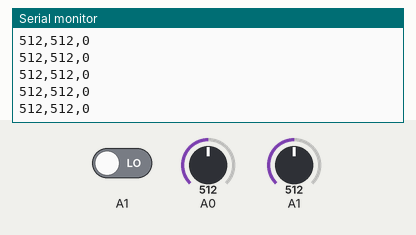
This sketch was run on a simulated Arduino Uno, built with avr-gcc and run on an emulated ATmega328P. Shown: the last lines printed to the serial monitor. The inputs (shaded band) are chosen by the test bench; at power-on: A0 = 512, A1 = 512, A1 LOW.

Above: at 1.2 s.
1.3 s: A0 set to 11
At 1.33 s:
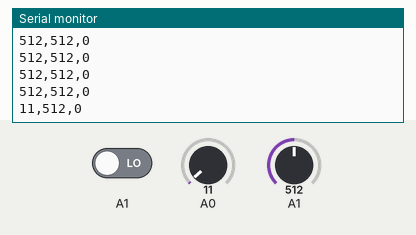
2.8 s: A0 set to 8
At 2.8 s:
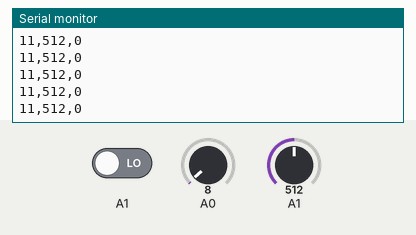
10.3 s: A1 set to 983
At 10.33 s:
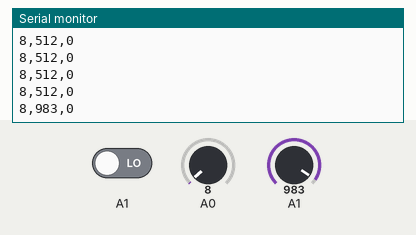
11.8 s: A1 set to 1016
At 11.85 s:
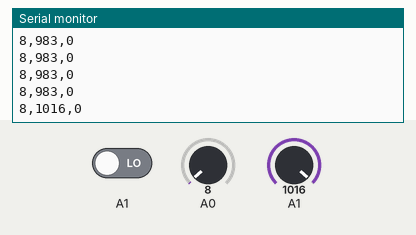
Timing chart, 0 to 14.3 s (numbered marks = the images above; inputs shaded):
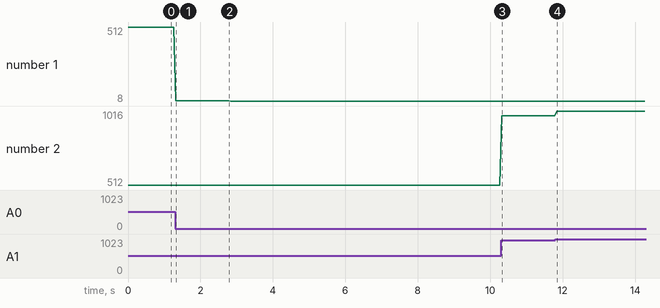

The sketch:

game.ino
```cpp
void setup() {
  Serial.begin(9600); //Begin Serial Communication with a baud rate of 9600
}

void loop() {
   //New variables are declared to store the readings of the respective pins
  int Value_0A = analogRead(A0);
  int Value_1A = analogRead(A1);
  int Value_1D = digitalRead(A1);

  /*The Serial.print() function does not execute a "return" or a space
      Also, the "," character is essential for parsing the values,
      The comma is not necessary after the last variable.*/

  Serial.print(Value_0A, DEC); // < analogico piedino 0
  Serial.print(",");
  Serial.print(Value_1A, DEC); // < analogico piedino 1
  Serial.print(",");
  Serial.print(Value_1D, DEC); // < digitale piedino 1
  Serial.println();
  delay(50); // For illustration purposes only. This will slow down your program if not removed
}
```

Measured:
- after the input at 1.3 s, the serial monitor: prints a new line at once (image 1)
- after the input at 10.3 s, the serial monitor: prints a new line at once (image 3)
- after the input at 11.8 s, the serial monitor: prints a new line at once (image 4)
- plotted number 1: 512 → 11 after the input at 1.3 s, 11 → 8 after the input at 2.8 s
- plotted number 2: 512 → 983 after the input at 10.3 s, 983 → 1016 after the input at 11.8 s
